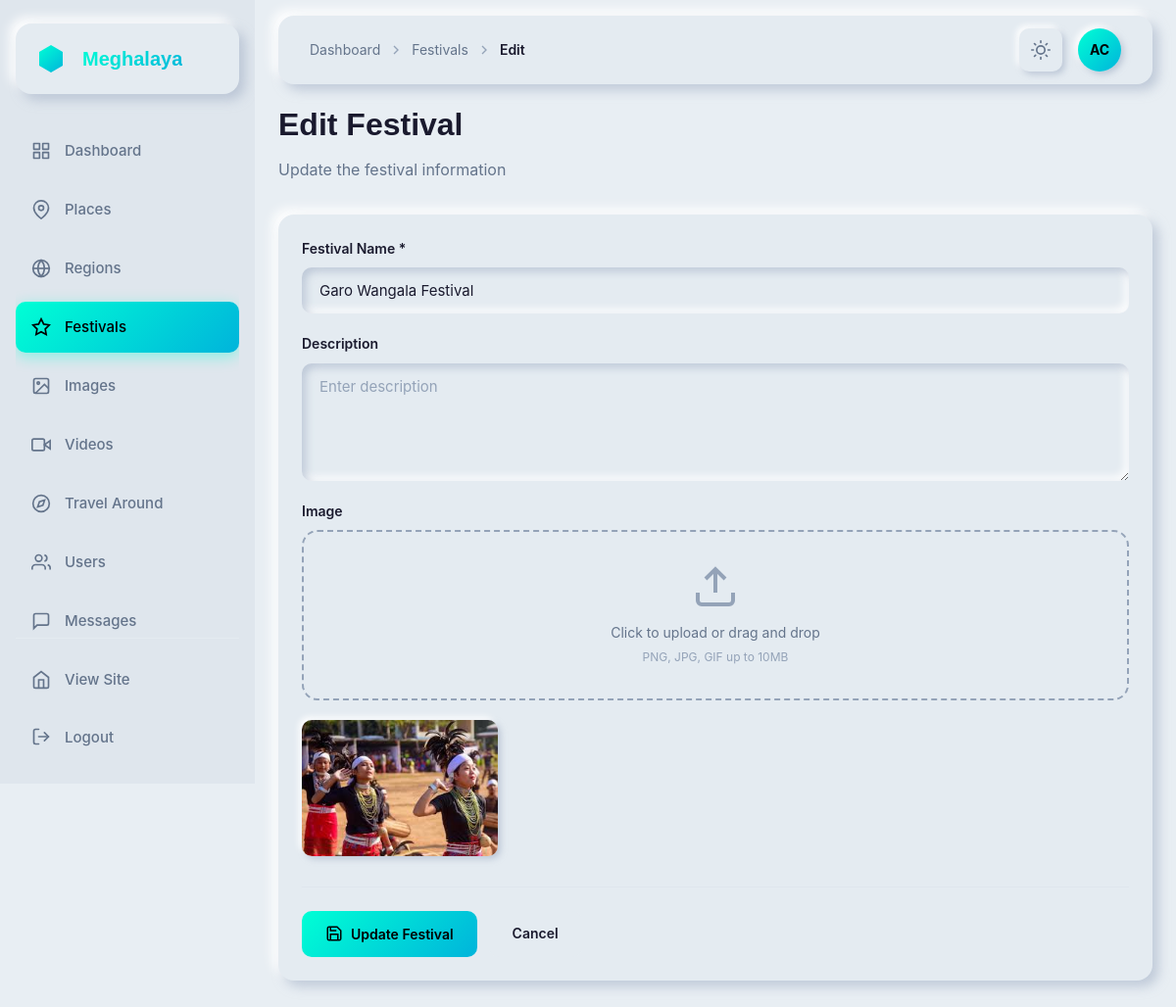
Page /dashboard/festivals/2/edit/ (signed in) on the committed database.
### app/models.py (models this page shows, shortened)
class Festival(models.Model):
    festival_name = models.CharField(max_length=100)
    image = models.ImageField(upload_to="img/")
    description = models.TextField(default='',blank=True, null=True)
    created_at = models.DateTimeField(auto_now_add=True)
    updated_at = models.DateTimeField(auto_now=True)

### app/dashboard_views.py (the view, shortened to what this page needs)
# urls.py: path('festivals/<int:pk>/edit/', dashboard_views.dashboard_festivals_edit, name='dashboard_festivals_edit'),
@login_required
@user_passes_test(is_staff_or_superuser)
def dashboard_festivals_edit(request, pk):
    festival = get_object_or_404(Festival, pk=pk)
    return render(request, 'dashboard/festivals_form.html', {'festival': festival})

### app/context_processors.py (called while the page is built)
def navbar_context(request):
    placeName = cache.get('navbar_places')
    if placeName is None:
        placeName = list(MeghalayaImages.objects.values('name').exclude(
            name__in=["Cherrapunji", "Police Bazar", "Seven Sister Falls", "Dawki River", "Cathedral of Mary"]
        ).distinct())
        cache.set('navbar_places', placeName, 300)
    return {
        'placeName': placeName
    }

### app/dashboard_views.py (called while the page is built)
def is_staff_or_superuser(user):
    return user.is_staff or user.is_superuser

### templates/dashboard/festivals_form.html (shortened to what this page needs)
{% extends 'dashboard/base.html' %}
{% block breadcrumb %}
<svg class="breadcrumb-separator" width="16" height="16" viewBox="0 0 24 24" fill="none" stroke="currentColor" stroke-width="2">
    <polyline points="9 18 15 12 9 6"></polyline>
</svg>
<a href="{% url 'dashboard_festivals' %}" class="breadcrumb-link">Festivals</a>
<svg class="breadcrumb-separator" width="16" height="16" viewBox="0 0 24 24" fill="none" stroke="currentColor" stroke-width="2">
    <polyline points="9 18 15 12 9 6"></polyline>
</svg>
<span class="breadcrumb-current">{% if festival %}Edit{% else %}Add{% endif %}</span>
{% endblock %}
{% block content %}
<div class="title-section cascade-in">
    <h1 class="page-title">{% if festival %}Edit Festival{% else %}Add New Festival{% endif %}</h1>
    <p class="page-subtitle">{% if festival %}Update the festival information{% else %}Add a new festival to your website{% endif %}</p>
</div>
<div class="card nm-flat cascade-in">
    <form method="post" enctype="multipart/form-data" data-validate>
        <div class="form-grid">
            <div class="form-group full-width">
                <label class="form-label">Festival Name *</label>
                <input type="text" name="festival_name" class="nm-input" value="{{ festival.festival_name|default:'' }}" placeholder="Enter festival name" required>
            </div>
            <div class="form-group full-width">
                <label class="form-label">Description</label>
                <textarea name="description" class="nm-input nm-textarea" placeholder="Enter description">{{ festival.description|default:'' }}</textarea>
            </div>
            <div class="form-group full-width">
                <label class="form-label">Image {% if not festival %}*{% endif %}</label>
                <div class="file-upload">
                    <label class="file-upload-label">
                        <svg class="file-upload-icon" viewBox="0 0 24 24" fill="none" stroke="currentColor" stroke-width="2">
                            <path d="M21 15v4a2 2 0 0 1-2 2H5a2 2 0 0 1-2-2v-4"></path>
                            <polyline points="17 8 12 3 7 8"></polyline>
                            <line x1="12" y1="3" x2="12" y2="15"></line>
                        </svg>
                        <span class="file-upload-text">Click to upload or drag and drop</span>
                        <span class="file-upload-hint">PNG, JPG, GIF up to 10MB</span>
                    </label>
                </div>
                <div class="image-preview-container">
                    {% if festival.image %}
                    <img src="{{ festival.image.url }}" alt="{{ festival.festival_name }}" class="image-preview">
                    {% endif %}
                </div>
            </div>
        </div>
        <div class="form-actions">
            <button type="submit" class="btn-primary">
                <svg width="18" height="18" viewBox="0 0 24 24" fill="none" stroke="currentColor" stroke-width="2">
                    <path d="M19 21H5a2 2 0 0 1-2-2V5a2 2 0 0 1 2-2h11l5 5v11a2 2 0 0 1-2 2z"></path>
                    <polyline points="17 21 17 13 7 13 7 21"></polyline>
                    <polyline points="7 3 7 8 15 8"></polyline>
                </svg>
                {% if festival %}Update Festival{% else %}Save Festival{% endif %}
            </button>
            <a href="{% url 'dashboard_festivals' %}" class="btn-secondary">Cancel</a>
        </div>
    </form>
</div>
{% endblock %}

### templates/dashboard/base.html (shortened to what this page needs)
{% load static %}
<!DOCTYPE html>
<html lang="en">
<head>
    <link href="https://api.fontshare.com/v2/css?f[]=general-sans@600,700&f[]=satoshi@400,500&display=swap" rel="stylesheet">
    <link rel="stylesheet" href="{% static 'css/dashboard.css' %}">
    <link rel="stylesheet" href="https://cdnjs.cloudflare.com/ajax/libs/font-awesome/6.4.0/css/all.min.css">
</head>
<body>
    <aside class="sidebar">
        <div class="sidebar-inner">
            <div class="logo-container nm-flat">
                <div class="logo-icon">
                </div>
                <span class="logo-text">Meghalaya</span>
            </div>
            <nav class="sidebar-nav">
                <a href="{% url 'dashboard_home' %}" class="sidebar-link {% if request.resolver_match.url_name == 'dashboard_home' %}active{% endif %}">
                    <div class="sidebar-link-icon">
                    </div>
                    <span>Dashboard</span>
                </a>
                <a href="{% url 'dashboard_places' %}" class="sidebar-link {% if 'places' in request.resolver_match.url_name %}active{% endif %}">
                    <div class="sidebar-link-icon">
                        <svg width="20" height="20" viewBox="0 0 24 24" fill="none" stroke="currentColor" stroke-width="2">
                            <path d="M21 10c0 7-9 13-9 13s-9-6-9-13a9 9 0 0 1 18 0z"></path>
                            <circle cx="12" cy="10" r="3"></circle>
                        </svg>
                    </div>
                    <span>Places</span>
                </a>
                <a href="{% url 'dashboard_regions' %}" class="sidebar-link {% if 'regions' in request.resolver_match.url_name %}active{% endif %}">
                    <div class="sidebar-link-icon">
                        <svg width="20" height="20" viewBox="0 0 24 24" fill="none" stroke="currentColor" stroke-width="2">
                            <circle cx="12" cy="12" r="10"></circle>
                            <line x1="2" y1="12" x2="22" y2="12"></line>
                            <path d="M12 2a15.3 15.3 0 0 1 4 10 15.3 15.3 0 0 1-4 10 15.3 15.3 0 0 1-4-10 15.3 15.3 0 0 1 4-10z"></path>
                        </svg>
                    </div>
                    <span>Regions</span>
                </a>
                <a href="{% url 'dashboard_festivals' %}" class="sidebar-link {% if 'festivals' in request.resolver_match.url_name %}active{% endif %}">
                    <div class="sidebar-link-icon">
                        <svg width="20" height="20" viewBox="0 0 24 24" fill="none" stroke="currentColor" stroke-width="2">
                            <polygon points="12 2 15.09 8.26 22 9.27 17 14.14 18.18 21.02 12 17.77 5.82 21.02 7 14.14 2 9.27 8.91 8.26 12 2"></polygon>
                        </svg>
                    </div>
                    <span>Festivals</span>
                </a>
                <a href="{% url 'dashboard_images' %}" class="sidebar-link {% if 'images' in request.resolver_match.url_name %}active{% endif %}">
                    <div class="sidebar-link-icon">
                        <svg width="20" height="20" viewBox="0 0 24 24" fill="none" stroke="currentColor" stroke-width="2">
                            <rect x="3" y="3" width="18" height="18" rx="2" ry="2"></rect>
                            <circle cx="8.5" cy="8.5" r="1.5"></circle>
                            <polyline points="21 15 16 10 5 21"></polyline>
                        </svg>
                    </div>
                    <span>Images</span>
                </a>
                <a href="{% url 'dashboard_videos' %}" class="sidebar-link {% if 'videos' in request.resolver_match.url_name %}active{% endif %}">
                    <div class="sidebar-link-icon">
                        <svg width="20" height="20" viewBox="0 0 24 24" fill="none" stroke="currentColor" stroke-width="2">
                            <polygon points="23 7 16 12 23 17 23 7"></polygon>
                            <rect x="1" y="5" width="15" height="14" rx="2" ry="2"></rect>
                        </svg>
                    </div>
                    <span>Videos</span>
                </a>
                <a href="{% url 'dashboard_travel' %}" class="sidebar-link {% if 'travel' in request.resolver_match.url_name %}active{% endif %}">
                    <div class="sidebar-link-icon">
                        <svg width="20" height="20" viewBox="0 0 24 24" fill="none" stroke="currentColor" stroke-width="2">
                            <circle cx="12" cy="12" r="10"></circle>
                            <polygon points="16.24 7.76 14.12 14.12 7.76 16.24 9.88 9.88 16.24 7.76"></polygon>
                        </svg>
                    </div>
                    <span>Travel Around</span>
                </a>
                <a href="{% url 'dashboard_users' %}" class="sidebar-link {% if 'users' in request.resolver_match.url_name %}active{% endif %}">
                    <div class="sidebar-link-icon">
                        <svg width="20" height="20" viewBox="0 0 24 24" fill="none" stroke="currentColor" stroke-width="2">
                            <path d="M17 21v-2a4 4 0 0 0-4-4H5a4 4 0 0 0-4 4v2"></path>
                            <circle cx="9" cy="7" r="4"></circle>
                            <path d="M23 21v-2a4 4 0 0 0-3-3.87"></path>
                            <path d="M16 3.13a4 4 0 0 1 0 7.75"></path>
                        </svg>
                    </div>
                    <span>Users</span>
                </a>
                <a href="{% url 'dashboard_messages' %}" class="sidebar-link {% if 'message' in request.resolver_match.url_name %}active{% endif %}">
                    <div class="sidebar-link-icon">
                        <svg width="20" height="20" viewBox="0 0 24 24" fill="none" stroke="currentColor" stroke-width="2">
                            <path d="M21 15a2 2 0 0 1-2 2H7l-4 4V5a2 2 0 0 1 2-2h14a2 2 0 0 1 2 2z"></path>
                        </svg>
                    </div>
                    <span>Messages</span>
                </a>
            </nav>
            <div class="sidebar-footer">
                <a href="{% url 'home' %}" class="sidebar-link">
                    <div class="sidebar-link-icon">
                        <svg width="20" height="20" viewBox="0 0 24 24" fill="none" stroke="currentColor" stroke-width="2">
                            <path d="M3 9l9-7 9 7v11a2 2 0 0 1-2 2H5a2 2 0 0 1-2-2z"></path>
                            <polyline points="9 22 9 12 15 12 15 22"></polyline>
                        </svg>
                    </div>
                    <span>View Site</span>
                </a>
                <form method="post" action="{% url 'logout' %}" class="sidebar-logout-form">
                    <button type="submit" class="sidebar-link logout-btn">
                        <div class="sidebar-link-icon">
                            <svg width="20" height="20" viewBox="0 0 24 24" fill="none" stroke="currentColor" stroke-width="2" stroke-linecap="round" stroke-linejoin="round">
                                <path d="M9 21H5a2 2 0 0 1-2-2V5a2 2 0 0 1 2-2h4"></path>
                                <polyline points="16 17 21 12 16 7"></polyline>
                                <line x1="21" y1="12" x2="9" y2="12"></line>
                            </svg>
                        </div>
                        <span>Logout</span>
                    </button>
                </form>
            </div>
        </div>
    </aside>
    <main class="main-content">
        <header class="header nm-flat">
            <div class="header-left">
                <nav class="breadcrumb">
                    <a href="{% url 'dashboard_home' %}" class="breadcrumb-link">Dashboard</a>
                    {% block breadcrumb %}{% endblock %}
                </nav>
            </div>
            <div class="header-right">
                <button class="header-btn nm-button theme-toggle" aria-label="Toggle theme" id="themeToggle">
                </button>
                <div class="profile-avatar">
                    <span class="avatar-text">{{ user.username|slice:":2"|upper }}</span>
                </div>
            </div>
        </header>
        <div class="content-wrapper">
            {% block content %}{% endblock %}
        </div>
    </main>
</body>
</html>

### rows in the picture
Festival: festival_name "Garo Wangala Festival", image (picture)

### other values in the picture
{{ user.username|slice:":2"|upper }} "AC"
